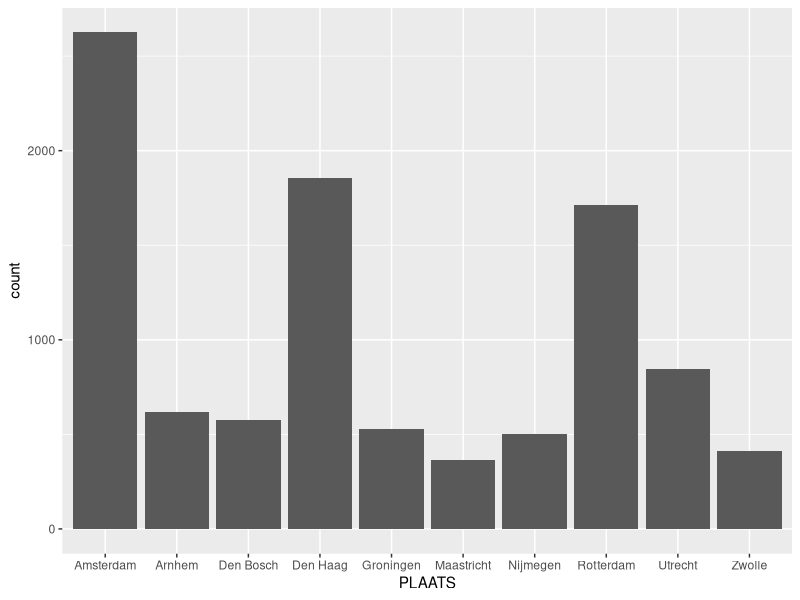
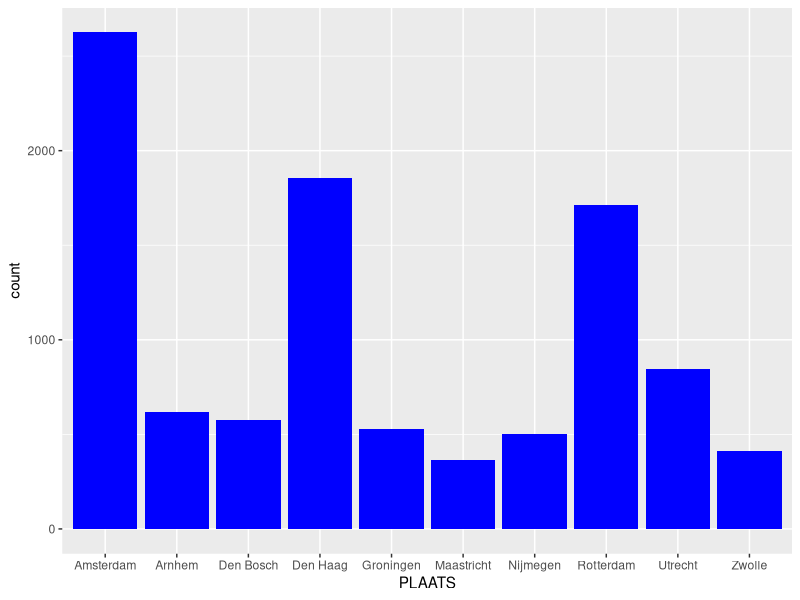
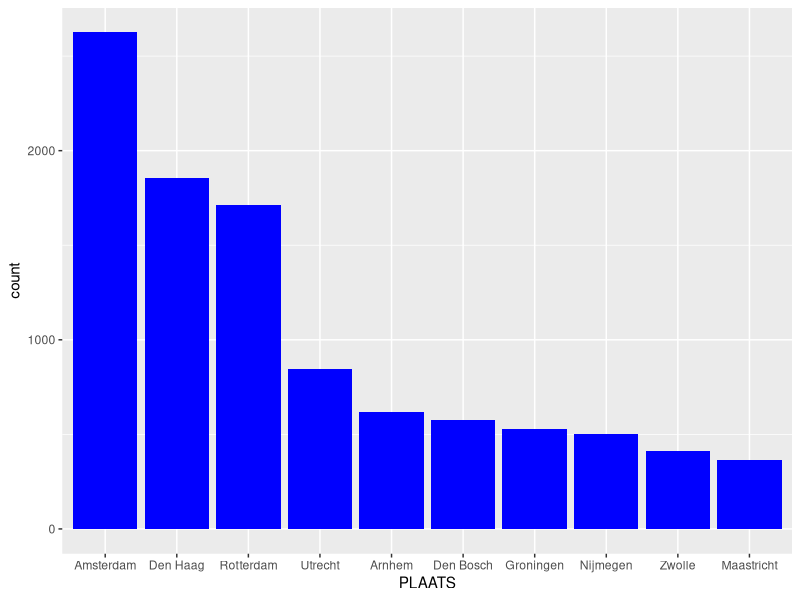

Write the R code that produced these figures, in order. (Note: this script raises an error after producing the figures.)
#### STANDAARD GRAFIEKEN IN R: BARPLOTS ####

library(readr)   #read_csv() functie
library(ggplot2)

#inlezen bestand
funda <- read_csv("datafiles/2018-10-04_tekoop_funda.csv")

#inspecteren bestand
class(funda)   #soort object
  #tbl_df staat voor tibble data format, aangepast data frame format
head(funda) 
tail(funda)
summary(funda)
str(funda)


##### CATEGORIALE VARIABELE: BAR PLOT #####

#variabele : PLAATS
#grafiek aantal tekoop staande woningen per plaats
ggplot(data = funda, aes(x = PLAATS)) +
  geom_bar()

#zelfde grafiek, andere kleur staven
ggplot(data = funda, aes(x = PLAATS)) +
  geom_bar(fill = "blue")

#ordenen naar aantal tekoop staande woningen
#hiervoor bestaand diverse methoden

#eenvoudigst, maar niet meest handig
#PLAATS omzetten naar ordered factor variabele

#eerst volgorde levels bepalen
sort(table(funda$PLAATS))

funda$PLAATS <- factor(funda$PLAATS,
                          levels = c("Amsterdam", "Den Haag",
                          "Rotterdam", "Utrecht", "Arnhem",
                          "Den Bosch", "Groningen",
                          "Nijmegen", "Zwolle", "Maastricht"))
ggplot(data = funda, aes(x = PLAATS)) +
  geom_bar(fill = "blue")

#betere methode
overz01 <- funda %>%
  group_by(PLAATS) %>%
  summarize(AANTAL_TEKOOP = n()) %>%
  arrange(desc(AANTAL_TEKOOP))

funda$PLAATS <- factor(funda$PLAATS, levels = overz01$PLAATS)

ggplot(data = funda, aes(x = PLAATS)) +
  geom_bar(fill = "purple")


### OPGAVE
# maak een staafdiagram van het aatnal te koop staande woningen
# naar de variabele KAMERS
# zet KAMERS daartoe eerst om in een factor variabele


#het is ook mogelijk eerst zelf de telling per categorie te doen
#- zoals in overz01 gedaan is -
#en dan de grafiek te maken

ggplot(data = overz01, aes(x = PLAATS, y = AANTAL_TEKOOP)) +
  #de tellingen zijn al gedaan
  #daarom wordt het default stat argument voor barplots ("count")
  #overschreven door stat = "identity"
  geom_bar(stat = "identity", fill = "blue")


#enkele veel voorkomende aanpassingen aan een grafiek

ggplot(data = funda, aes(x = PLAATS)) +
  geom_bar(fill = "lightblue") +
  
  #titel boven de grafiek
  ggtitle("Op funda.nl te koop staande woningen op 4 oktober 2018") +
  
  #aanpassen bijschriften bij assen
  xlab(NULL) +
  ylab("aantal") +
  
  #ticks op de y-as
  scale_y_continuous(breaks = seq(0, 3000, by = 250)) +
  
  #ander achtergrond theme
  theme_minimal() +
  
  #bijschriften bij x-as draaien
  theme(axis.text.x = element_text(angle = 60, hjust = 1))
  


